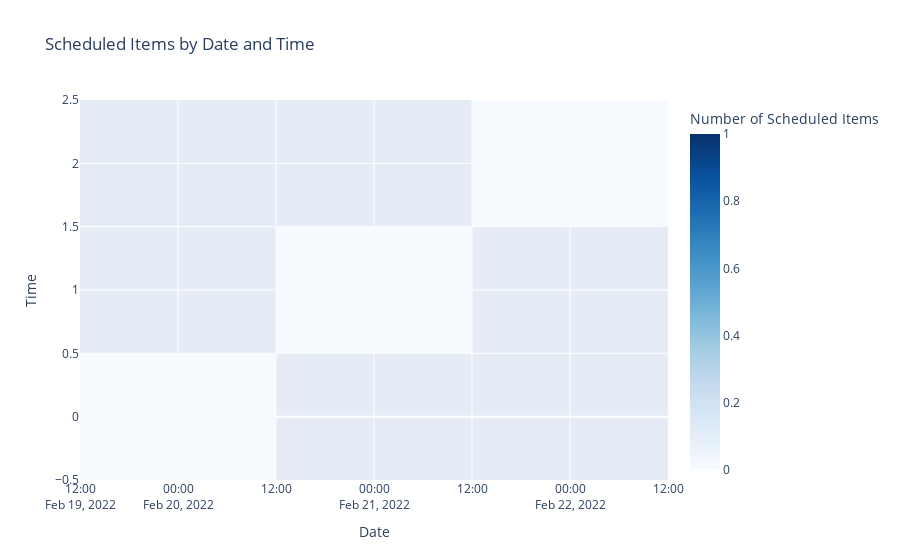

This figure's notebook cell:
### Code cell
from datetime import datetime, timedelta
import plotly.graph_objs as go

# Your data
data = [
    {"item_date": "2022-02-20", "item_name": "item1", "scheduled_time": "2022-02-20 08:00:00"},
    {"item_date": "2022-02-20", "item_name": "item2", "scheduled_time": ""},
    {"item_date": "2022-02-21", "item_name": "item3", "scheduled_time": "2022-02-21 09:00:00"},
    {"item_date": "2022-02-21", "item_name": "item4", "scheduled_time": "2022-02-21 10:00:00"},
    {"item_date": "2022-02-22", "item_name": "item5", "scheduled_time": "2022-02-22 11:00:00"}
]

# Convert item_date and scheduled_time strings to datetime objects
for item in data:
    item["item_date"] = datetime.strptime(item["item_date"], "%Y-%m-%d")
    if item["scheduled_time"]:
        item["scheduled_time"] = datetime.strptime(item["scheduled_time"], "%Y-%m-%d %H:%M:%S")

# Get the min and max dates in the data
min_date = min([item["item_date"] for item in data])
max_date = max([item["item_date"] for item in data])

# Create a dictionary to hold scheduling data
scheduling_data = {}
current_date = min_date
while current_date <= max_date:
    scheduling_data[current_date] = {}
    current_date += timedelta(days=1)

# Populate the scheduling data dictionary
for item in data:
    date = item["item_date"]
    if item["scheduled_time"]:
        hour = item["scheduled_time"].hour
        scheduling_data[date][hour] = scheduling_data[date].get(hour, 0) + 1

# Create a list of x and y values for the heatmap
x_values = []
y_values = []
z_values = []
for date, scheduling_hours in scheduling_data.items():
    x_values.append(date)
    for hour in range(24):
        y_values.append(hour)
        z_values.append(scheduling_hours.get(hour, 0))

# Create a Plotly heatmap
fig = go.Figure(
    data=go.Heatmap(
        x=x_values,
        y=y_values,
        z=z_values,
        colorscale="Blues",
        zmin=0,
        zmax=max(z_values),
        colorbar=dict(title="Number of Scheduled Items")
    ),
    layout=go.Layout(
        title="Scheduled Items by Date and Time",
        xaxis=dict(title="Date"),
        yaxis=dict(title="Time"),
    )
)

# Display the heatmap
fig.show()

### Figure 1 — Plotly figure (JSON) as saved in the notebook; plotly's stock layout.template omitted (floating-point values rounded to 4 significant figures)
{"data": [{"colorbar": {"title": {"text": "Number of Scheduled Items"}}, "colorscale": [[0, "rgb(247,251,255)"], [0.125, "rgb(222,235,247)"], [0.25, "rgb(198,219,239)"], [0.375, "rgb(158,202,225)"], [0.5, "rgb(107,174,214)"], [0.625, "rgb(66,146,198)"], [0.75, "rgb(33,113,181)"], [0.875, "rgb(8,81,156)"], [1, "rgb(8,48,107)"]], "type": "heatmap", "x": ["2022-02-20T00:00:00", "2022-02-21T00:00:00", "2022-02-22T00:00:00"], "y": [0, 1, 2, 3, 4, 5, 6, 7, 8, 9, 10, 11, 12, 13, 14, 15, 16, 17, 18, 19, 20, 21, 22, 23, 0, 1, 2, 3, 4, 5, 6, 7, 8, 9, 10, 11, 12, 13, 14, 15, 16, 17, 18, 19, 20, 21, 22, 23, 0, 1, 2, 3, 4, 5, 6, 7, 8, 9, 10, 11, 12, 13, 14, 15, 16, 17, 18, 19, 20, 21, 22, 23], "z": [0, 0, 0, 0, 0, 0, 0, 0, 1, 0, 0, 0, 0, 0, 0, 0, 0, 0, 0, 0, 0, 0, 0, 0, 0, 0, 0, 0, 0, 0, 0, 0, 0, 1, 1, 0, 0, 0, 0, 0, 0, 0, 0, 0, 0, 0, 0, 0, 0, 0, 0, 0, 0, 0, 0, 0, 0, 0, 0, 1, 0, 0, 0, 0, 0, 0, 0, 0, 0, 0, 0, 0], "zmax": 1, "zmin": 0}], "layout": {"title": {"text": "Scheduled Items by Date and Time"}, "xaxis": {"title": {"text": "Date"}}, "yaxis": {"title": {"text": "Time"}}}}
